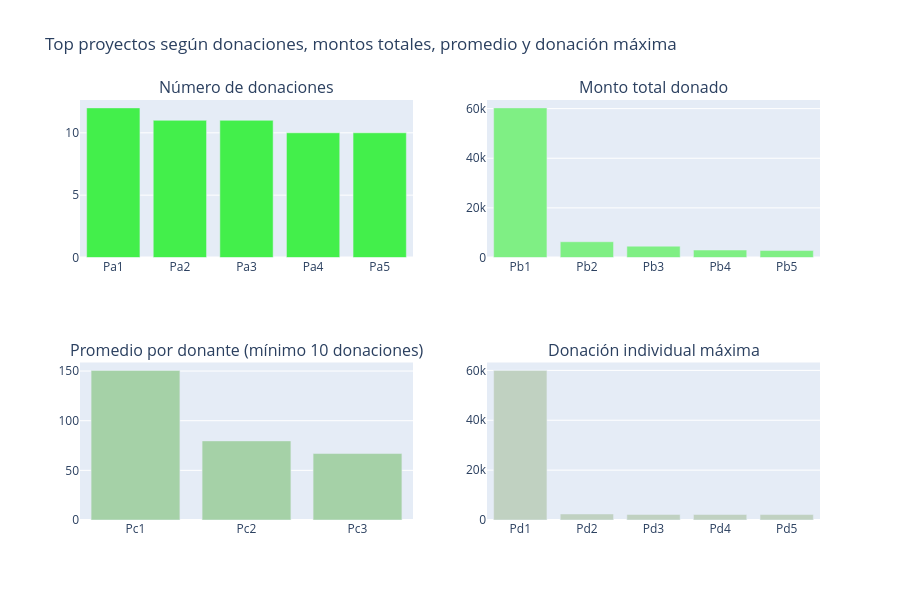

Here is the notebook cell this chart was saved with:
### Markdown cell above
### Identificación de los principales proyectos y sus atributos

En esta sección se identifican los proyectos más destacados en función de diferentes métricas relacionadas con las donaciones:

#### 3.2.1 Proyectos con mayor número de donantes  
#### 3.2.2 Proyectos con mayor monto total financiado  
#### 3.2.3 Proyectos con mayor monto promedio por donante  
#### 3.2.4 Proyectos con la mayor donación individual registrada

### Code cell
# ¿Qué proyectos tienen el mayor número de donaciones?

# Agrupar por Project ID para obtener:
# - número total de donaciones
# - suma total de dinero donado
tempdf = donations_df.groupby('Project ID').agg({
    'Project ID': 'count',
    'Donation Amount': 'sum'
}).rename(columns={
    'Project ID': "Total Donations",
    'Donation Amount': "Total Amount"
}).reset_index()

# Calcular el promedio de donación por proyecto
tempdf['Average Donation Amount'] = tempdf['Total Amount'] / tempdf['Total Donations']


# -----------------------------
# 1. Proyectos con más donaciones
# -----------------------------
tempdf1 = tempdf.sort_values(by=['Total Donations'], ascending=[False])

x = tempdf1.head(5)['Project ID']
x = ["Pa" + str(i+1) for i in range(len(x))]
y = tempdf1.head(5)['Total Donations']

tr1 = bar_ver_noagg(x, y, 'Total Donations', '#43ef4b', lm=None, rt=True)


# -----------------------------
# 2. Proyectos con mayor monto total
# -----------------------------
tempdf1 = tempdf.sort_values(by=['Total Amount'], ascending=[False])

x = tempdf1.head(5)['Project ID']
x = ["Pb" + str(i+1) for i in range(len(x))]
y = tempdf1.head(5)['Total Amount']

tr2 = bar_ver_noagg(x, y, 'Monto Total Donado', '#7fef84', lm=None, rt=True)


# -----------------------------
# 3. Proyectos con mayor promedio por donación
# (mínimo 10 donaciones)
# -----------------------------
tempdf1 = tempdf.sort_values(by=['Average Donation Amount'], ascending=[False])

x = tempdf1[tempdf1['Total Donations'] > 10].head(5)['Project ID']
x = ["Pc" + str(i+1) for i in range(len(x))]
y = tempdf1[tempdf1['Total Donations'] > 10].head(5)['Average Donation Amount']

tr3 = bar_ver_noagg(x, y, 'Promedio por donante (mínimo 10 donaciones)', '#a5d1a7', lm=None, rt=True)


# -----------------------------
# 4. Proyectos con mayor donación individual
# -----------------------------
tempdf = donations_df.groupby('Project ID').agg({
    'Project ID': 'count',
    'Donation Amount': 'max'
}).rename(columns={
    'Project ID': "Total Donations",
    'Donation Amount': "Maximum Donation"
}).reset_index()

tempdf1 = tempdf.sort_values(by=['Maximum Donation'], ascending=[False])

x = tempdf1.head(5)['Project ID']
x = ["Pd" + str(i+1) for i in range(len(x))]
y = tempdf1.head(5)['Maximum Donation']

tr4 = bar_ver_noagg(x, y, 'Donación individual máxima', '#c0d1c1', lm=None, rt=True)


# -----------------------------
# Gráfico final combinado
# -----------------------------
fig = tools.make_subplots(
    rows=2, cols=2,
    print_grid=False,
    subplot_titles=[
        'Número de donaciones',
        "Monto total donado",
        'Promedio por donante (mínimo 10 donaciones)',
        'Donación individual máxima'
    ]
)

fig.append_trace(tr1, 1, 1)
fig.append_trace(tr2, 1, 2)
fig.append_trace(tr3, 2, 1)
fig.append_trace(tr4, 2, 2)

fig['layout'].update(
    height=600,
    showlegend=False,
    title='Top proyectos según donaciones, montos totales, promedio y donación máxima'
)

iplot(fig)

### Figure 1 — Plotly figure (JSON) as saved in the notebook; plotly's stock layout.template omitted (floating-point values rounded to 4 significant figures)
{"data": [{"marker": {"color": "#43ef4b"}, "type": "bar", "x": ["Pa1", "Pa2", "Pa3", "Pa4", "Pa5"], "xaxis": "x", "y": [12, 11, 11, 10, 10], "yaxis": "y"}, {"marker": {"color": "#7fef84"}, "type": "bar", "x": ["Pb1", "Pb2", "Pb3", "Pb4", "Pb5"], "xaxis": "x2", "y": [60290.0, 6350.0, 4571.0, 3007.0, 2798.0], "yaxis": "y2"}, {"marker": {"color": "#a5d1a7"}, "type": "bar", "x": ["Pc1", "Pc2", "Pc3"], "xaxis": "x3", "y": [150.7, 79.67, 66.92], "yaxis": "y3"}, {"marker": {"color": "#c0d1c1"}, "type": "bar", "x": ["Pd1", "Pd2", "Pd3", "Pd4", "Pd5"], "xaxis": "x4", "y": [60000.0, 2420.0, 2248.0, 2219.0, 2190.0], "yaxis": "y4"}], "layout": {"annotations": [{"font": {"size": 16}, "showarrow": false, "text": "Número de donaciones", "x": 0.225, "xanchor": "center", "xref": "paper", "y": 1, "yanchor": "bottom", "yref": "paper"}, {"font": {"size": 16}, "showarrow": false, "text": "Monto total donado", "x": 0.775, "xanchor": "center", "xref": "paper", "y": 1, "yanchor": "bottom", "yref": "paper"}, {"font": {"size": 16}, "showarrow": false, "text": "Promedio por donante (mínimo 10 donaciones)", "x": 0.225, "xanchor": "center", "xref": "paper", "y": 0.375, "yanchor": "bottom", "yref": "paper"}, {"font": {"size": 16}, "showarrow": false, "text": "Donación individual máxima", "x": 0.775, "xanchor": "center", "xref": "paper", "y": 0.375, "yanchor": "bottom", "yref": "paper"}], "height": 600, "showlegend": false, "title": {"text": "Top proyectos según donaciones, montos totales, promedio y donación máxima"}, "xaxis": {"anchor": "y", "domain": [0, 0.45]}, "xaxis2": {"anchor": "y2", "domain": [0.55, 1]}, "xaxis3": {"anchor": "y3", "domain": [0, 0.45]}, "xaxis4": {"anchor": "y4", "domain": [0.55, 1]}, "yaxis": {"anchor": "x", "domain": [0.625, 1]}, "yaxis2": {"anchor": "x2", "domain": [0.625, 1]}, "yaxis3": {"anchor": "x3", "domain": [0, 0.375]}, "yaxis4": {"anchor": "x4", "domain": [0, 0.375]}}}
